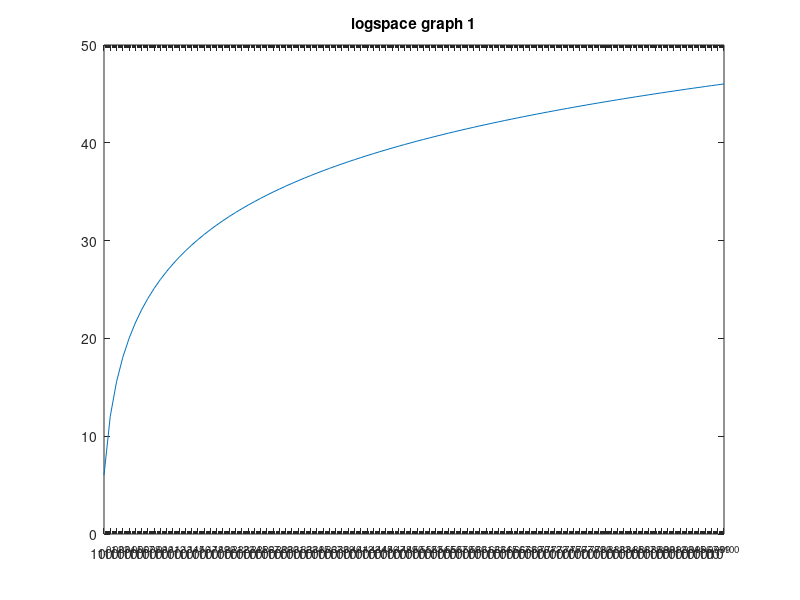

The MATLAB script that drew this image:
x=linspace(1,100)
y=20*log10(2*x)
semilogx(x,y)
title('log10 graph 1')

x=logspace(1,100,100)
semilogx(x,y)
title('logspace graph 1')